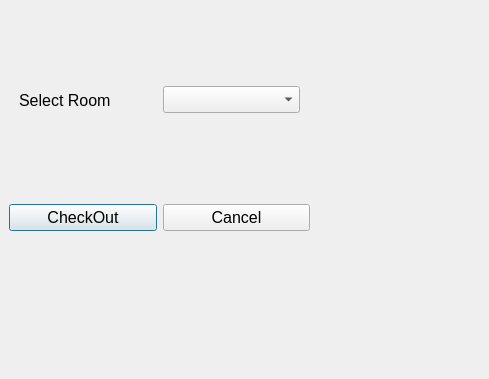
<?xml version="1.0" encoding="UTF-8"?>
<ui version="4.0">
 <class>Book</class>
 <widget class="QDialog" name="Book">
  <property name="windowModality">
   <enum>Qt::WindowModal</enum>
  </property>
  <property name="geometry">
   <rect>
    <x>0</x>
    <y>0</y>
    <width>489</width>
    <height>379</height>
   </rect>
  </property>
  <property name="windowTitle">
   <string>Book a Room</string>
  </property>
  <widget class="QWidget" name="horizontalLayoutWidget">
   <property name="geometry">
    <rect>
     <x>9</x>
     <y>199</y>
     <width>301</width>
     <height>38</height>
    </rect>
   </property>
   <property name="font">
    <font>
     <pointsize>12</pointsize>
    </font>
   </property>
   <layout class="QHBoxLayout" name="horizontalLayout">
    <item>
     <widget class="QPushButton" name="pushButton_2">
      <property name="font">
       <font>
        <pointsize>12</pointsize>
       </font>
      </property>
      <property name="text">
       <string>CheckOut</string>
      </property>
     </widget>
    </item>
    <item>
     <widget class="QPushButton" name="pushButton">
      <property name="font">
       <font>
        <pointsize>12</pointsize>
       </font>
      </property>
      <property name="text">
       <string>Cancel</string>
      </property>
     </widget>
    </item>
   </layout>
  </widget>
  <widget class="QWidget" name="horizontalLayoutWidget_2">
   <property name="geometry">
    <rect>
     <x>19</x>
     <y>60</y>
     <width>281</width>
     <height>80</height>
    </rect>
   </property>
   <property name="font">
    <font>
     <pointsize>12</pointsize>
    </font>
   </property>
   <layout class="QHBoxLayout" name="horizontalLayout_2">
    <item>
     <widget class="QLabel" name="label">
      <property name="font">
       <font>
        <pointsize>12</pointsize>
       </font>
      </property>
      <property name="text">
       <string>Select Room</string>
      </property>
     </widget>
    </item>
    <item>
     <widget class="QComboBox" name="comboBox">
      <property name="font">
       <font>
        <pointsize>12</pointsize>
       </font>
      </property>
     </widget>
    </item>
   </layout>
  </widget>
 </widget>
 <resources/>
 <connections/>
</ui>
